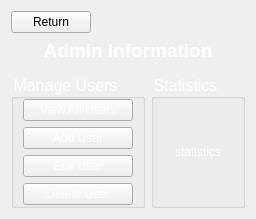
     <widget class="QWidget" name="adminPage">
      <layout class="QGridLayout" name="gridLayout_35">
       <item row="5" column="0" colspan="2">
        <widget class="QGroupBox" name="manageUsers">
         <property name="font">
          <font>
           <pointsize>12</pointsize>
          </font>
         </property>
         <property name="styleSheet">
          <string notr="true">color: white; /* Set the text color to white */
</string>
         </property>
         <property name="title">
          <string>Manage Users</string>
         </property>
         <layout class="QVBoxLayout" name="verticalLayout_64">
          <property name="topMargin">
           <number>0</number>
          </property>
          <property name="bottomMargin">
           <number>0</number>
          </property>
          <item>
           <widget class="QPushButton" name="viewAllUsersButton">
            <property name="font">
             <font>
              <pointsize>9</pointsize>
             </font>
            </property>
            <property name="text">
             <string>View All Users</string>
            </property>
           </widget>
          </item>
          <item>
           <widget class="QPushButton" name="addUserButton">
            <property name="font">
             <font>
              <pointsize>9</pointsize>
             </font>
            </property>
            <property name="text">
             <string>Add User</string>
            </property>
           </widget>
          </item>
          <item>
           <widget class="QPushButton" name="editUserButton">
            <property name="font">
             <font>
              <pointsize>9</pointsize>
             </font>
            </property>
            <property name="text">
             <string>Edit User</string>
            </property>
           </widget>
          </item>
          <item>
           <widget class="QPushButton" name="deleteUserButton">
            <property name="font">
             <font>
              <pointsize>9</pointsize>
             </font>
            </property>
            <property name="text">
             <string>Delete User</string>
            </property>
           </widget>
          </item>
         </layout>
        </widget>
       </item>
       <item row="0" column="1">
        <spacer name="horizontalSpacer_18">
         <property name="orientation">
          <enum>Qt::Orientation::Horizontal</enum>
         </property>
         <property name="sizeHint" stdset="0">
          <size>
           <width>40</width>
           <height>20</height>
          </size>
         </property>
        </spacer>
       </item>
       <item row="0" column="3">
        <spacer name="horizontalSpacer_17">
         <property name="orientation">
          <enum>Qt::Orientation::Horizontal</enum>
         </property>
         <property name="sizeHint" stdset="0">
          <size>
           <width>40</width>
           <height>20</height>
          </size>
         </property>
        </spacer>
       </item>
       <item row="5" column="2" colspan="2">
        <widget class="QGroupBox" name="statisticTitle">
         <property name="font">
          <font>
           <pointsize>12</pointsize>
          </font>
         </property>
         <property name="styleSheet">
          <string notr="true">color: white; /* Set the text color to white */
</string>
         </property>
         <property name="title">
          <string>Statistics</string>
         </property>
         <layout class="QVBoxLayout" name="verticalLayout_63">
          <item>
           <widget class="QLabel" name="statisticsLabel">
            <property name="font">
             <font>
              <pointsize>9</pointsize>
             </font>
            </property>
            <property name="styleSheet">
             <string notr="true">color: white; /* Set the text color to white */
</string>
            </property>
            <property name="text">
             <string>statistics</string>
            </property>
            <property name="alignment">
             <set>Qt::AlignmentFlag::AlignCenter</set>
            </property>
           </widget>
          </item>
         </layout>
        </widget>
       </item>
       <item row="0" column="0">
        <widget class="QPushButton" name="adminInfoBackButton">
         <property name="text">
          <string>Return</string>
         </property>
        </widget>
       </item>
       <item row="4" column="0" colspan="4">
        <widget class="QLabel" name="adminInfoLabel">
         <property name="sizePolicy">
          <sizepolicy hsizetype="Preferred" vsizetype="Ignored">
           <horstretch>0</horstretch>
           <verstretch>0</verstretch>
          </sizepolicy>
         </property>
         <property name="maximumSize">
          <size>
           <width>16777215</width>
           <height>100</height>
          </size>
         </property>
         <property name="styleSheet">
          <string notr="true">color: white; /* Set the text color to white */
</string>
         </property>
         <property name="text">
          <string>Admin Information will be placed here.</string>
         </property>
        </widget>
       </item>
       <item row="1" column="0" colspan="4">
        <widget class="QLabel" name="adminTitle">
         <property name="maximumSize">
          <size>
           <width>16777215</width>
           <height>40</height>
          </size>
         </property>
         <property name="font">
          <font>
           <pointsize>14</pointsize>
           <bold>true</bold>
          </font>
         </property>
         <property name="styleSheet">
          <string notr="true">color: white; /* Set the text color to white */
</string>
         </property>
         <property name="text">
          <string>Admin Information</string>
         </property>
         <property name="alignment">
          <set>Qt::AlignmentFlag::AlignCenter</set>
         </property>
        </widget>
       </item>
      </layout>
     </widget>
